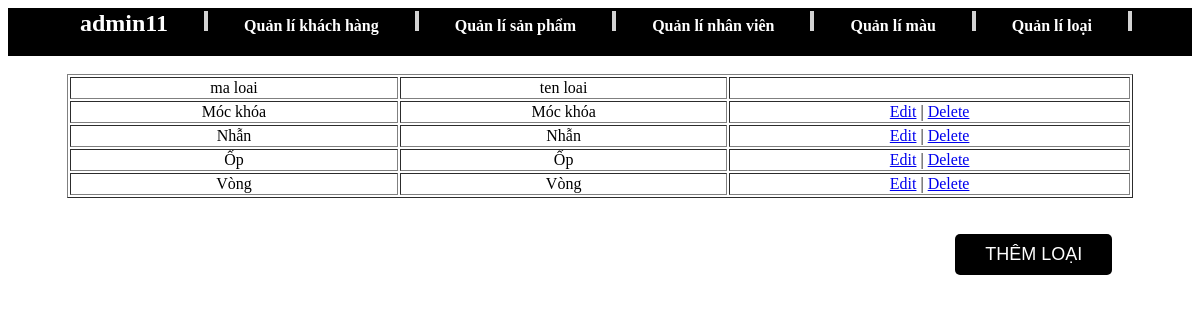
/admin/index.php?quanly=ql_loai (signed in), run on the app's committed database.
### tables this page shows
CREATE TABLE `loai` (
  `maloai` varchar(100) NOT NULL,
  `tenloai` varchar(100) NOT NULL
);

### admin/index.php (called while the page is built, shortened)
<?php session_start();
 include('includes/header.php') ?>
<?php
	include('functions/config.php');
?>
<?php include('includes/footer.php') ?>

### admin/functions/ql_loai.php (the view, shortened to what this page needs)
<div class="row">
	<div class="col-12">
		<?php
			$sql1 = "select * from loai";
			$query1 = mysqli_query($con, $sql1);
				?>
		 <table border="1" style="text-align: center;width: 90%; margin-left:5%">
		 	<tr>
		 		<td>ma loai</td>
		 		<td>ten loai</td>
		 		<td></td>
		 	</tr>
		 	<?php
		 		while($data = mysqli_fetch_array($query1))
		 		{
		 			echo '<tr>
		 				<td>'.$data["maloai"].'</td>
		 				<td>'.$data["tenloai"].'</td>
		 				<td><a href="index.php?sua=edit_loai&id='.$data["maloai"].'">Edit</a> | <a href="index.php?quanly=ql_loai&id_delete='.$data["maloai"].'">Delete</a> </td>
		 			</tr>';
		 		}
		 	 ?>
		 </table>
		 <br/><br/>
		 <a href="index.php?them=add_loai"><button class="btn">THÊM LOẠI</button></a>
	</div>
</div>

### admin/css/style.css (style rules this page uses)
.btn { cursor: pointer;background-color: black; color:white;font-size: 18px;border: 0;border-radius: 5px;margin-left: 80%;padding: 10px 30px; }

### data on the page
loai: maloai "Móc khóa", tenloai "Móc khóa"
loai: maloai "Nhẫn", tenloai "Nhẫn"
loai: maloai "Ốp", tenloai "Ốp"
loai: maloai "Vòng", tenloai "Vòng"

### other printed values
$_SESSION["nhanvien"]["accad"] "admin11"
